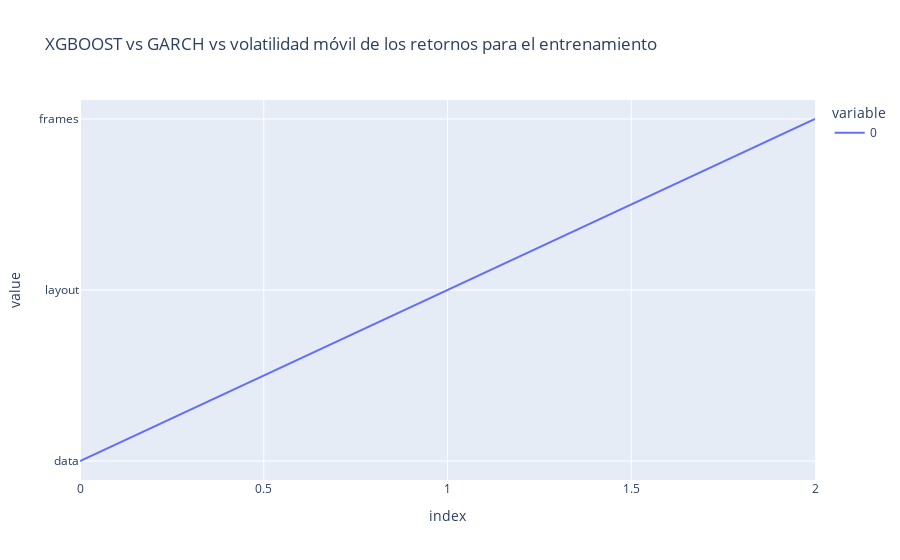

The notebook cell saved with this chart:
### Code cell
XGBoost_and_rolling = px.line(XGBoost_and_rolling,
                              title="XGBOOST vs GARCH vs volatilidad móvil de los retornos para el entrenamiento")
XGBoost_and_rolling.show()

### Figure 1 — Plotly figure (JSON) as saved in the notebook; plotly's stock layout.template omitted (floating-point values rounded to 4 significant figures)
{"data": [{"hovertemplate": "variable=0<br>index=%{x}<br>value=%{y}<extra></extra>", "legendgroup": "0", "line": {"color": "#636efa", "dash": "solid"}, "marker": {"symbol": "circle"}, "mode": "lines", "name": "0", "orientation": "v", "showlegend": true, "type": "scatter", "x": [0, 1, 2], "xaxis": "x", "y": ["data", "layout", "frames"], "yaxis": "y"}], "layout": {"legend": {"title": {"text": "variable"}, "tracegroupgap": 0}, "title": {"text": "XGBOOST vs GARCH vs volatilidad móvil de los retornos para el entrenamiento"}, "xaxis": {"anchor": "y", "domain": [0, 1], "title": {"text": "index"}}, "yaxis": {"anchor": "x", "domain": [0, 1], "title": {"text": "value"}}}}
